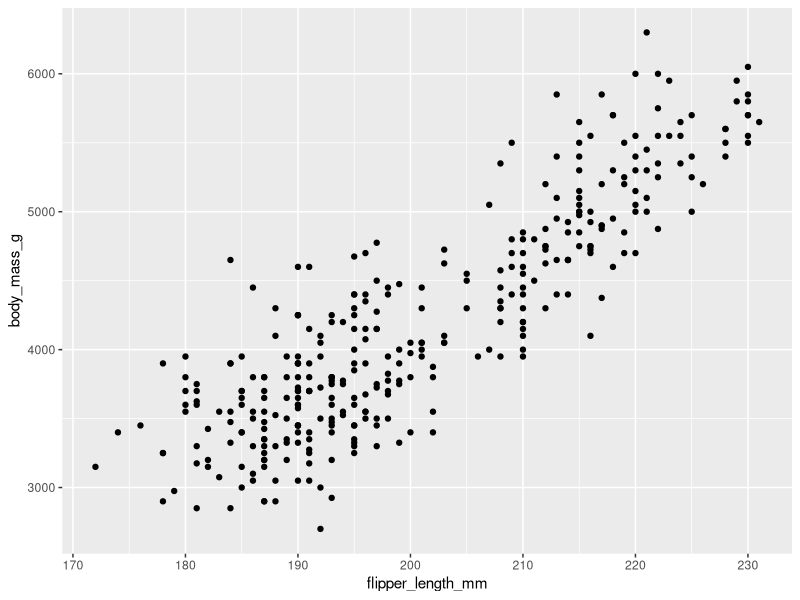
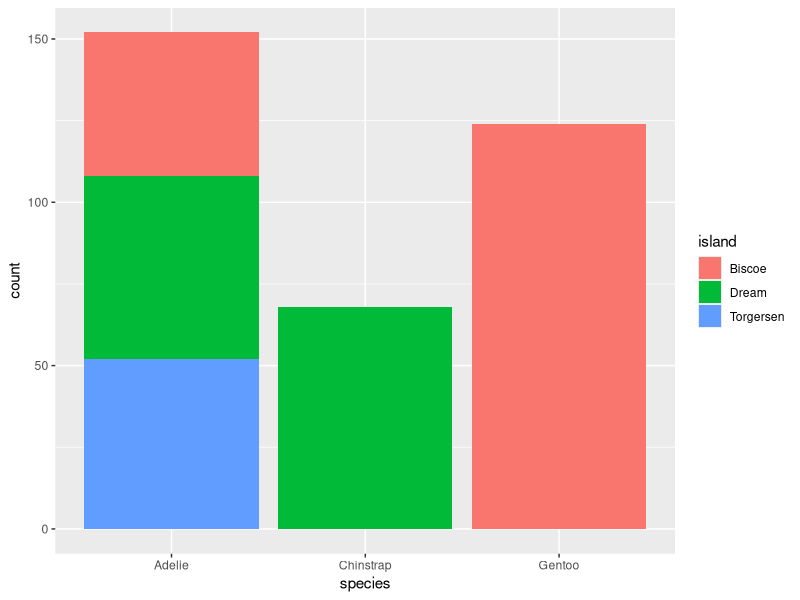
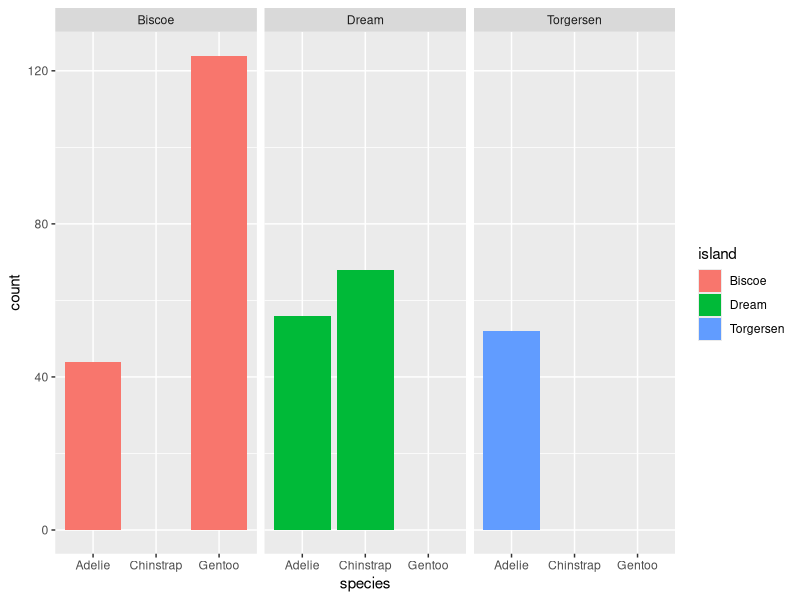
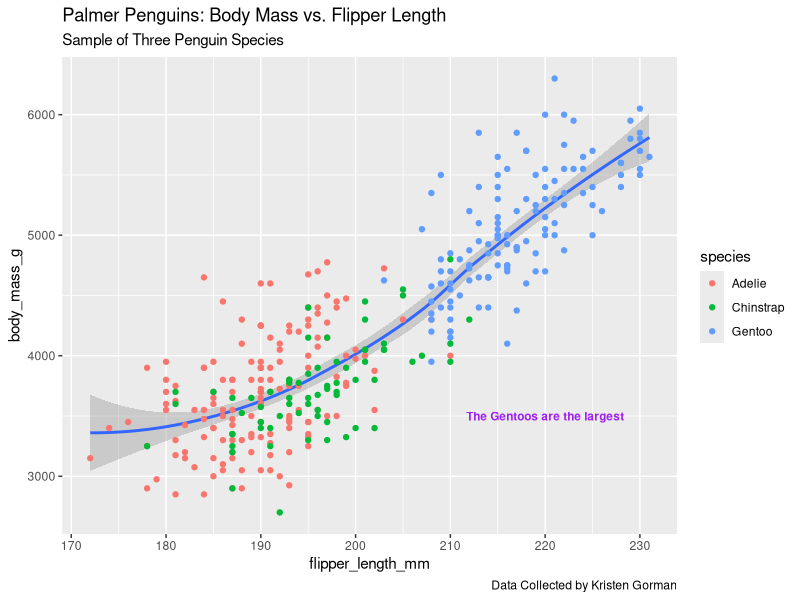

Write R code to recreate these figures, in order.
## ---- chunk 1
install.packages("tidyverse")
install.packages("palmerpenguins")
## ---- chunk 2
library(tidyverse)
library(palmerpenguins)
library(ggplot2)
## ---- chunk 3
head(penguins)
## ---- chunk 4
str(penguins)
## ---- chunk 5
colnames(penguins)
## ---- chunk 6
ggplot(data = penguins)+ geom_point(mapping = aes(x= flipper_length_mm, y= body_mass_g))
## ---- chunk 7
ggplot(data = penguins) + geom_bar(mapping = aes(x=species, fill= island))
## ---- chunk 8
ggplot(data = penguins) + geom_bar(mapping = aes(x=species, fill= island))+
  facet_wrap(~island)
## ---- chunk 9
ggplot(data = penguins) +
  geom_smooth(mapping = aes(x= flipper_length_mm, y= body_mass_g)) +
  geom_point(mapping = aes(x = flipper_length_mm, y = body_mass_g, color = species)) +
  labs(title="Palmer Penguins: Body Mass vs. Flipper Length", subtitle ="Sample of Three Penguin Species",
       caption = "Data Collected by Kristen Gorman") +
  annotate("text", x=220, y = 3500, label="The Gentoos are the largest", color="purple",
           fontface="bold", size= 3)
